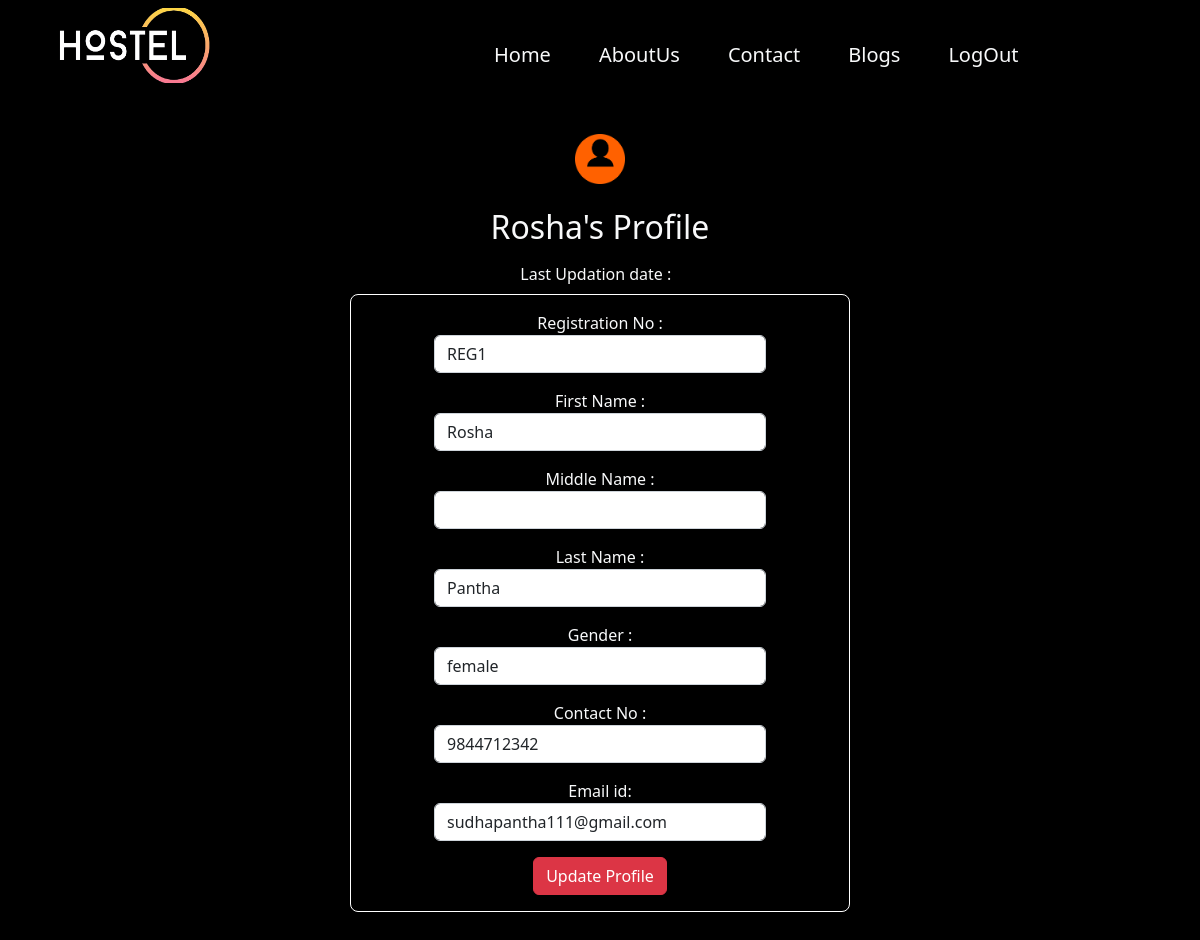
Page /my-profile.php (signed in) on the committed database.
### tables this page shows
CREATE TABLE `userregistration` (
  `id` int(11) NOT NULL,
  `regno` varchar(255) NOT NULL,
  `firstName` varchar(255) NOT NULL,
  `middleName` varchar(255) NOT NULL,
  `lastName` varchar(255) NOT NULL,
  `gender` varchar(255) NOT NULL,
  `contactNo` bigint(20) NOT NULL,
  `email` varchar(255) NOT NULL,
  `password` varchar(255) NOT NULL,
  `regDate` timestamp NOT NULL DEFAULT current_timestamp(),
  `updationDate` varchar(45) NOT NULL,
  `passUdateDate` varchar(45) NOT NULL
);

### my-profile.php (the view, shortened to what this page needs)
<?php
include('includes/config.php');
?>
<!doctype html>
<html lang="en" class="no-js">
<head>
	<link rel="stylesheet" href="css/style.css" type="text/css">
	<link href="https://cdn.jsdelivr.net/npm/bootstrap@5.2.0/dist/css/bootstrap.min.css" rel="stylesheet">
        <link rel="stylesheet" href=" https://cdnjs.cloudflare.com/ajax/libs/font-awesome/6.2.0/css/all.min.css">
		<link rel="stylesheet" href="https://cdn.datatables.net/1.13.4/css/dataTables.bootstrap5.min.css">
         <link rel="stylesheet" href="css/owl.carousel.min.css">
</head>
<body>
	<section class="main_wrapper">
	<nav class="navbar navbar-expand-lg">
        <div class="container-fluid">
            <div class="container">
                <div class="row">
                    <div class="col-lg-4 col-md-6 col-sm-6 col-12">
                        <a class="navbar-brand text-center" href="#"> <img src="img/logo.png"height="80%" width="50%"alt="logo" class="logo"></a>
                    </div>
                    <div class="col-lg-8 col-md-6 col-sm-6 col-12 my-4">
                        <div class="collapse navbar-collapse" id="navbarSupportedContent">
                            <ul class="navbar-nav mx-5">
                            <li class="nav-item">
                            <a class="nav-link mx-3 text-light fs-5" href="#">Home</a>
                            </li>
                            <li class="nav-item">
                          <a class="nav-link mx-3 text-light fs-5" href="#">AboutUs</a>
                            </li>
                            <li class="nav-item">
                          <a class="nav-link mx-3 text-light fs-5" href="#">Contact</a>
                            </li>
                            <li class="nav-item">
                          <a class="nav-link mx-3 text-light fs-5" href="registration.php">Blogs</a>
                            </li>
                            <li class="nav-item">
							<a class="nav-link mx-3 text-light fs-5" href="Logout.php">LogOut</a>
                            </li>
                       </ul>
                     </div>
                    </div>
                </div>
            </div>
      </div>
   </nav>
		<div class="content-wrapper">
			<div class="container-fluid">
	<?php
$aid=$_SESSION['id'];
	$ret="select * from userregistration where id=?";
		$stmt= $mysqli->prepare($ret) ;
	 $stmt->bind_param('i',$aid);
	 $stmt->execute() ;
	 $res=$stmt->get_result();
	   while($row=$res->fetch_object())
	  {
	  	?>
				<div class="row">
					<div class="col-md-12">
					                    <div class="text-center text-light my-2">
													 <img src="img/admin.jpg" alt="password" class="pass1-img my-3">
										</div>
						<h2 class="page-title text-center text-light"><?php echo $row->firstName;?>'s&nbsp;Profile </h2>
						<div class="row">
							<div class="col-md-12">
								<div class="panel panel-primary">
									<div class="panel-heading text-center text-light my-2">
Last Updation date : &nbsp; <?php echo $row->updationDate;?>
</div>
<div class="panel-body">
<form method="post" action="" name="registration" class="form-horizontal mx-auto text-center text-light" onSubmit="return valid();">
<div class="form-group my-3">
<label class="col-sm-4 control-label"> Registration No : </label>
<div class="col-sm-8 mx-auto">
<input type="text" name="regno" id="regno"  class="form-control" required="required" value="<?php echo $row->regno;?>" >
</div>
</div>
<div class="form-group my-3">
<label class="col-sm-4 control-label">First Name : </label>
<div class="col-sm-8 mx-auto">
<input type="text" name="fname" id="fname"  class="form-control" value="<?php echo $row->firstName;?>"   required="required" >
</div>
</div>
<div class="form-group my-3">
<label class="col-sm-4 control-label">Middle Name : </label>
<div class="col-sm-8 mx-auto">
<input type="text" name="mname" id="mname"  class="form-control" value="<?php echo $row->middleName;?>"  >
</div>
</div>
<div class="form-group my-3">
<label class="col-sm-4 control-label">Last Name : </label>
<div class="col-sm-8 mx-auto">
<input type="text" name="lname" id="lname"  class="form-control" value="<?php echo $row->lastName;?>" required="required">
</div>
</div>
<div class="form-group my-3">
<label class="col-sm-4 control-label">Gender : </label>
<div class="col-sm-8 mx-auto">
<select name="gender" class="form-control" required="required">
<option value="<?php echo $row->gender;?>"><?php echo $row->gender;?></option>
</select>
</div>
</div>
<div class="form-group my-3">
<label class="col-sm-4 control-label">Contact No : </label>
<div class="col-sm-8 mx-auto">
<input type="text" name="contact" id="contact"  class="form-control" maxlength="10" value="<?php echo $row->contactNo;?>" required="required">
</div>
</div>
<div class="form-group my-3">
<label class="col-sm-2 control-label">Email id: </label>
<div class="col-sm-8 mx-auto">
<input type="email" name="email" id="email"  class="form-control" value="<?php echo $row->email;?>" readonly>
</div>
</div>
<?php } ?>
<div class="col-sm-6 col-sm-offset-4 my-3 mx-auto">
<input type="submit" name="update" Value="Update Profile" class="btn btn-danger">
</div>
</form>
									</div>
									</div>
								</div>
							</div>
						</div>
							</div>
						</div>
					</div>
	  </section>
</body>
</html>

### css/style.css (style rules this page uses)
* { margin: 0; padding: 0; }
body, html { margin: 0; padding: 0; }
.main_wrapper { background: black; height: 220vh; }
.navbar-nav { margin-left: auto; font-size: 20px; margin-right: 200px; }
.nav-link { transition: 0.2s; }
.pass1-img { width: 50px; }
.form-horizontal { border-radius: 8px; border: 1px solid white; box-sizing: border-box; width: 500px; box-shadow: 0 4px 10px rgba(0, 0, 0, 0.16), 0 4px 10px rgba(0, 0, 0, 0.23); }
.form-group { margin-bottom: 15px; }

### rows in the picture
userregistration: firstName "Rosha", regno "REG1", fname "Rosha", lname "Pantha", gender "female", contact "9844712342", email "sudhapantha111@gmail.com"
